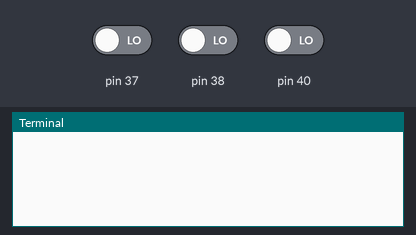
Recording of a program running on a simulated Raspberry Pi (header pin numbers). On the bench: the last lines printed to the terminal. The inputs (shaded band) are chosen by the test bench; at power-on: pin 37 LOW, pin 38 LOW, pin 40 LOW. Threads take turns every 2 ms.

Above: at 1.2 s.
1.3 s: pin 37 driven HIGH
At 2.8 s:
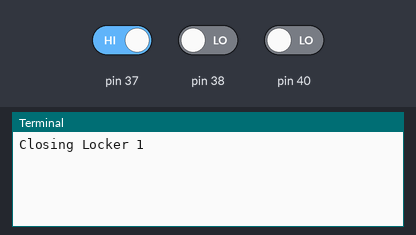
3.5 s: pin 38 driven HIGH
At 4.8 s:
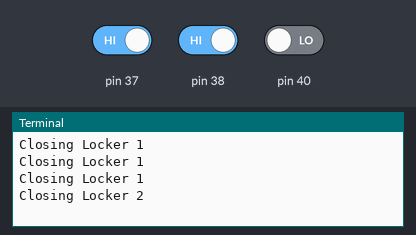
5.0 s: pin 40 driven HIGH
At 5.8 s:
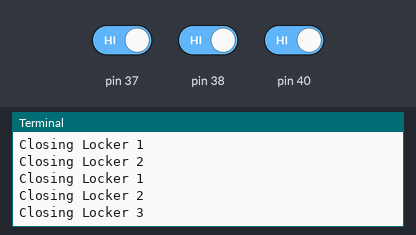
Timing chart, 0 to 8.0 s (numbered marks = the images above; inputs shaded):
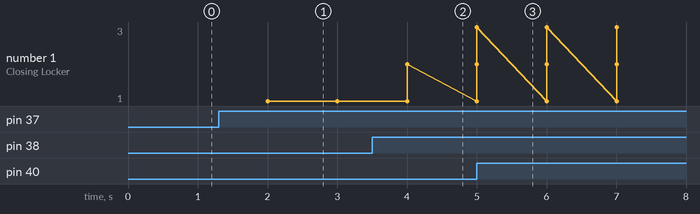

The program:

buttonTest.py
```python
import RPi.GPIO as GPIO
import time
from threading import Thread

lockers_buttons_pins = {1: 37, 2: 38, 3: 40}


def check_lockers_buttons():
    while True:
        # try to get the lock
        try:
            GPIO.setmode(GPIO.BOARD)
            for key, value in lockers_buttons_pins.items():
                GPIO.setup(value, GPIO.IN)
                if GPIO.input(value):
                    print("Closing Locker " + str(key))

        finally:
            GPIO.cleanup()
            time.sleep(1)


buttons_thread = Thread(target=check_lockers_buttons, args=())
buttons_thread.start()
```

Measured:
- after the input at 1.3 s, the terminal: prints a new line after 0.70 s (image 1)
- after the input at 3.5 s, the terminal: prints a new line after 0.50 s (image 2)
- after the input at 5.0 s, the terminal: prints a new line at once (image 3)
- plotted number 1: 1 → 2 after the input at 3.5 s, 2 → 3 after the input at 5.0 s
